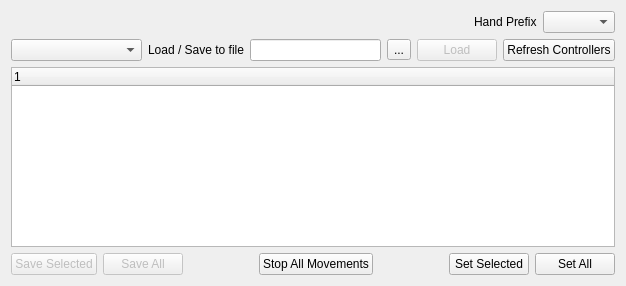
<?xml version="1.0" encoding="UTF-8"?>
<ui version="4.0">
 <class>ControllerDockWidget</class>
 <widget class="QWidget" name="ControllerDockWidget">
  <property name="geometry">
   <rect>
    <x>0</x>
    <y>0</y>
    <width>626</width>
    <height>286</height>
   </rect>
  </property>
  <property name="sizePolicy">
   <sizepolicy hsizetype="Expanding" vsizetype="Expanding">
    <horstretch>0</horstretch>
    <verstretch>0</verstretch>
   </sizepolicy>
  </property>
  <property name="windowTitle">
   <string>Controller Tuner</string>
  </property>
  <layout class="QGridLayout" name="gridLayout">
   <item row="0" column="0">
    <layout class="QVBoxLayout" name="verticalLayout" stretch="0">
     <property name="sizeConstraint">
      <enum>QLayout::SetMaximumSize</enum>
     </property>
     <item>
      <layout class="QVBoxLayout" name="verticalLayout_2">
       <item>
        <layout class="QHBoxLayout" name="horizontalLayout_3">
         <property name="topMargin">
          <number>0</number>
         </property>
         <item>
          <spacer name="horizontalSpacer_3">
           <property name="orientation">
            <enum>Qt::Horizontal</enum>
           </property>
           <property name="sizeHint" stdset="0">
            <size>
             <width>40</width>
             <height>20</height>
            </size>
           </property>
          </spacer>
         </item>
         <item>
          <widget class="QLabel" name="label_2">
           <property name="text">
            <string>Hand Prefix</string>
           </property>
          </widget>
         </item>
         <item>
          <widget class="QComboBox" name="select_prefix"/>
         </item>
        </layout>
       </item>
       <item>
        <layout class="QHBoxLayout" name="horizontalLayout">
         <item>
          <widget class="QComboBox" name="dropdown_ctrl">
           <property name="sizePolicy">
            <sizepolicy hsizetype="Expanding" vsizetype="Fixed">
             <horstretch>0</horstretch>
             <verstretch>0</verstretch>
            </sizepolicy>
           </property>
           <property name="toolTip">
            <string extracomment="Choose the type of controller you want to tune."/>
           </property>
          </widget>
         </item>
         <item>
          <widget class="QLabel" name="label">
           <property name="text">
            <string>Load / Save to file</string>
           </property>
          </widget>
         </item>
         <item>
          <widget class="QLineEdit" name="txt_file_path">
           <property name="toolTip">
            <string>Choose a controller file to load / save to.</string>
           </property>
           <property name="readOnly">
            <bool>true</bool>
           </property>
          </widget>
         </item>
         <item>
          <widget class="QToolButton" name="btn_select_file_path">
           <property name="text">
            <string>...</string>
           </property>
          </widget>
         </item>
         <item>
          <widget class="QPushButton" name="btn_load">
           <property name="enabled">
            <bool>false</bool>
           </property>
           <property name="text">
            <string>Load</string>
           </property>
          </widget>
         </item>
         <item>
          <widget class="QPushButton" name="btn_refresh_ctrl">
           <property name="text">
            <string>Refresh Controllers</string>
           </property>
          </widget>
         </item>
        </layout>
       </item>
       <item>
        <layout class="QHBoxLayout" name="horizontalLayout_2">
         <item>
          <widget class="QTreeWidget" name="tree_ctrl_settings">
           <property name="enabled">
            <bool>true</bool>
           </property>
           <property name="toolTip">
            <string/>
           </property>
           <property name="autoFillBackground">
            <bool>false</bool>
           </property>
           <property name="frameShadow">
            <enum>QFrame::Sunken</enum>
           </property>
           <property name="tabKeyNavigation">
            <bool>false</bool>
           </property>
           <property name="alternatingRowColors">
            <bool>true</bool>
           </property>
           <property name="selectionMode">
            <enum>QAbstractItemView::ExtendedSelection</enum>
           </property>
           <property name="selectionBehavior">
            <enum>QAbstractItemView::SelectRows</enum>
           </property>
           <property name="animated">
            <bool>true</bool>
           </property>
           <column>
            <property name="text">
             <string notr="true">1</string>
            </property>
           </column>
          </widget>
         </item>
        </layout>
       </item>
       <item>
        <layout class="QHBoxLayout" name="horizontalLayout_4">
         <item>
          <widget class="QPushButton" name="btn_save_selected">
           <property name="enabled">
            <bool>false</bool>
           </property>
           <property name="toolTip">
            <string>(F7) save current parameters to the selected file for the selected motors</string>
           </property>
           <property name="text">
            <string>Save Selected</string>
           </property>
           <property name="shortcut">
            <string>F7</string>
           </property>
          </widget>
         </item>
         <item>
          <widget class="QPushButton" name="btn_save_all">
           <property name="enabled">
            <bool>false</bool>
           </property>
           <property name="toolTip">
            <string>(F6) save current parameters to the selected file</string>
           </property>
           <property name="text">
            <string>Save All</string>
           </property>
           <property name="shortcut">
            <string>F6</string>
           </property>
          </widget>
         </item>
         <item>
          <spacer name="horizontalSpacer">
           <property name="orientation">
            <enum>Qt::Horizontal</enum>
           </property>
           <property name="sizeHint" stdset="0">
            <size>
             <width>40</width>
             <height>20</height>
            </size>
           </property>
          </spacer>
         </item>
         <item>
          <widget class="QPushButton" name="btn_stop_mvts">
           <property name="text">
            <string>Stop All Movements</string>
           </property>
          </widget>
         </item>
         <item>
          <spacer name="horizontalSpacer_2">
           <property name="orientation">
            <enum>Qt::Horizontal</enum>
           </property>
           <property name="sizeHint" stdset="0">
            <size>
             <width>40</width>
             <height>20</height>
            </size>
           </property>
          </spacer>
         </item>
         <item>
          <widget class="QPushButton" name="btn_set_selected">
           <property name="enabled">
            <bool>true</bool>
           </property>
           <property name="toolTip">
            <string>(F9) set current parameters to the selected controllers</string>
           </property>
           <property name="text">
            <string>Set Selected</string>
           </property>
           <property name="shortcut">
            <string>F9</string>
           </property>
          </widget>
         </item>
         <item>
          <widget class="QPushButton" name="btn_set_all">
           <property name="enabled">
            <bool>true</bool>
           </property>
           <property name="toolTip">
            <string>(F8) set current parameters to all the controllers</string>
           </property>
           <property name="text">
            <string>Set All</string>
           </property>
           <property name="shortcut">
            <string>F8</string>
           </property>
          </widget>
         </item>
        </layout>
       </item>
      </layout>
     </item>
    </layout>
   </item>
  </layout>
 </widget>
 <resources/>
 <connections/>
</ui>
